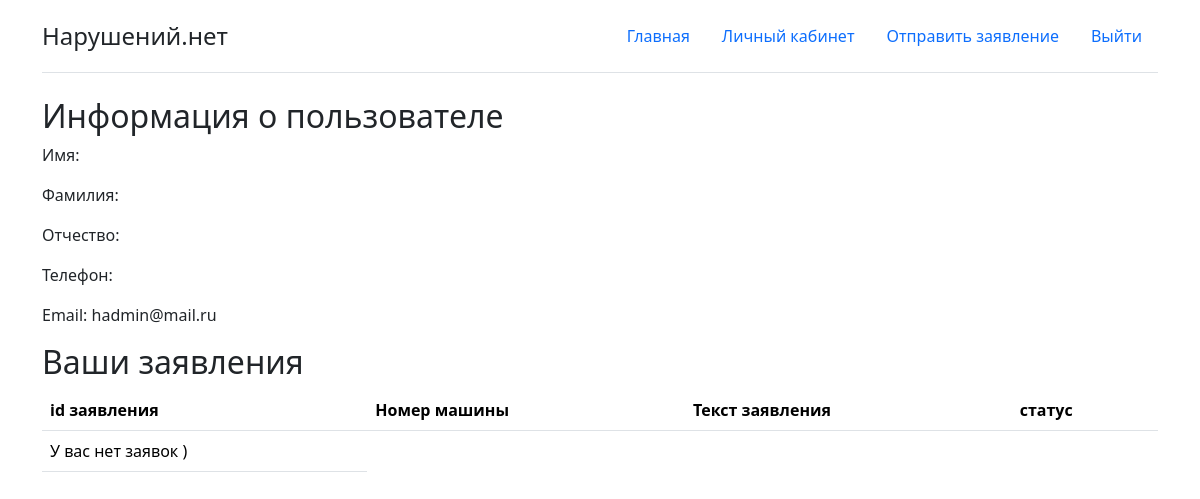
Before: /userprofile/ (signed in) with the older database file.
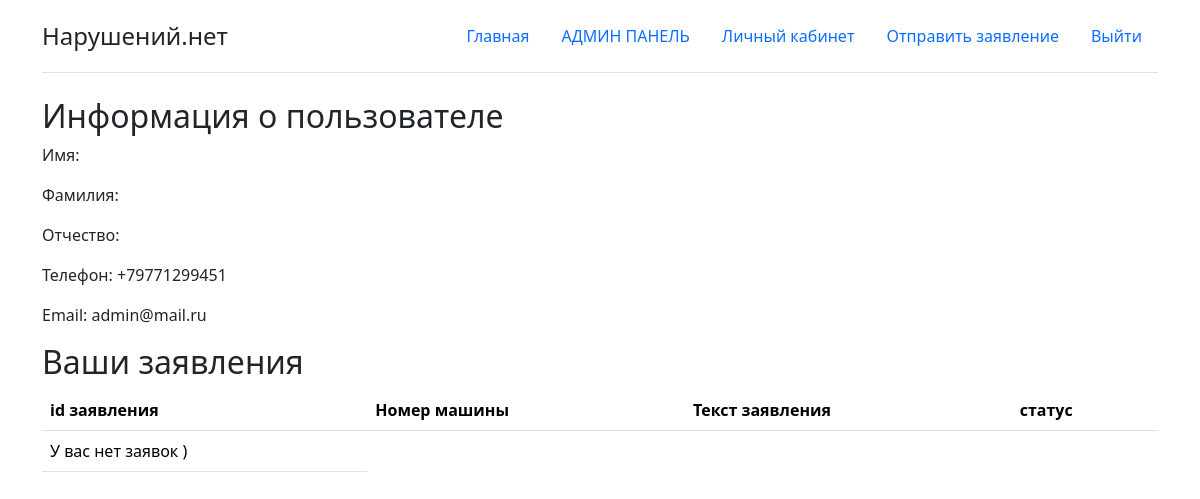
After: the same page with the newer database file.
### main/models.py (models this page shows, shortened)
class CustomUser(AbstractUser):
    first_name = models.CharField(max_length=15, blank=True)
    last_name = models.CharField(max_length=15, blank=True)
    third_name = models.CharField(max_length=15, blank=True)
    phone = models.CharField(max_length=12, unique=True)
    email = models.EmailField(unique=True)
    class Meta:
        verbose_name = "Пользователь"
        verbose_name_plural = "Пользователи"

### main/views.py (the view)
# urls.py: path('userprofile/', views.user_profile, name='user_profile'),
@login_required
def user_profile(request):
    user = request.user
    applications = Application.objects.filter(user=user)
    context = {
        'user':user,
        'applications':applications,
    }
    return render(request, 'main/userprofile.html', context);

### main/context_processors.py (called while the page is built)
def is_admin_context(request):
    is_admin = False
    if request.user.is_authenticated:
        is_admin = Group.objects.filter(name='admins').exists() and request.user.groups.filter(name='admins').exists()
    return {'is_admin': is_admin}

### main/templates/main/userprofile.html (shortened to what this page needs)
{% extends 'base.html' %}
{% load static %}
{% block content%}
<h2>Информация о пользователе</h2>
<div class="user-info-block">
    <p>Имя: {{ user.first_name }}</p>
    <p>Фамилия: {{ user.last_name }}</p>
    <p>Отчество: {{ user.third_name }}</p>
    <p>Телефон: {{ user.phone }}</p>
    <p>Email: {{ user.email }}</p>
</div>
<div class="applications">
    <h2>Ваши заявления</h2>
    <table class="table">
        <tr>
            <th>id заявления</th>
            <th>Номер машины</th>
            <th>Текст заявления</th>
            <th>статус</th>
        </tr>
        {% for application in applications%}
        <tr>
            <td>{{ application.id }}</td>
            <td>{{ application.car }}</td>
            <td>{{ application.descr}}</td>
            <td>{{ application.get_status_display }}</td>
        </tr>
        {% empty %}
        <tr>
            <td rowspan="4">У вас нет заявок )</td>
        </tr>
        {% endfor %}
    </table>
</div>
{% endblock %}

### main/templates/base.html (shortened to what this page needs)
{% load static %}
<!DOCTYPE html>
<html lang="ru">
<head>
    <link rel="stylesheet" href="https://cdn.jsdelivr.net/npm/bootstrap@5.3.3/dist/css/bootstrap.min.css">
</head>
<body>
    <div class="container">
        <header class="d-flex flex-wrap justify-content-center py-3 mb-4 border-bottom">
            <a href="/" class="d-flex align-items-center mb-3 mb-md-0 me-md-auto text-dark text-decoration-none">
                <span class="fs-4">Нарушений.нет</span>
            </a>
            <ul class="nav nav-pills">
                {% if user.is_authenticated %}
                <li class="nav-item"><a href="{% url 'home' %}" class="nav-link" aria-current="page">Главная</a></li>
                {% if is_admin %}
                <li class="nav-item"><a href="{% url 'application_list' %}" class="nav-link">АДМИН ПАНЕЛЬ</a></li>
                {% endif %}
                <li class="nav-item"><a href="{% url 'user_profile' %}" class="nav-link">Личный кабинет</a></li>
                <li class="nav-item"><a href="{% url 'add' %}" class="nav-link">Отправить заявление</a></li>
                <li class="nav-item"><a href="{% url 'logout' %}" class="nav-link">Выйти</a></li>
                {% else %}
                <li class="nav-item"><a href="{% url 'login' %}" class="nav-link">Вход</a></li>
                <li class="nav-item"><a href="{% url 'register' %}" class="nav-link">Регистрация</a></li>
                {% endif %}
            </ul>
        </header>
    </div>
    <div class="container">
        {% block content %}{% endblock %}
    </div>
</body>
</html>

Changed rows visible on the page:
changed CustomUser: phone (not shown) → "+79771299451"; email "hadmin@mail.ru" → "admin@mail.ru"
Other visible differences:
text now shown: "АДМИН ПАНЕЛЬ"
